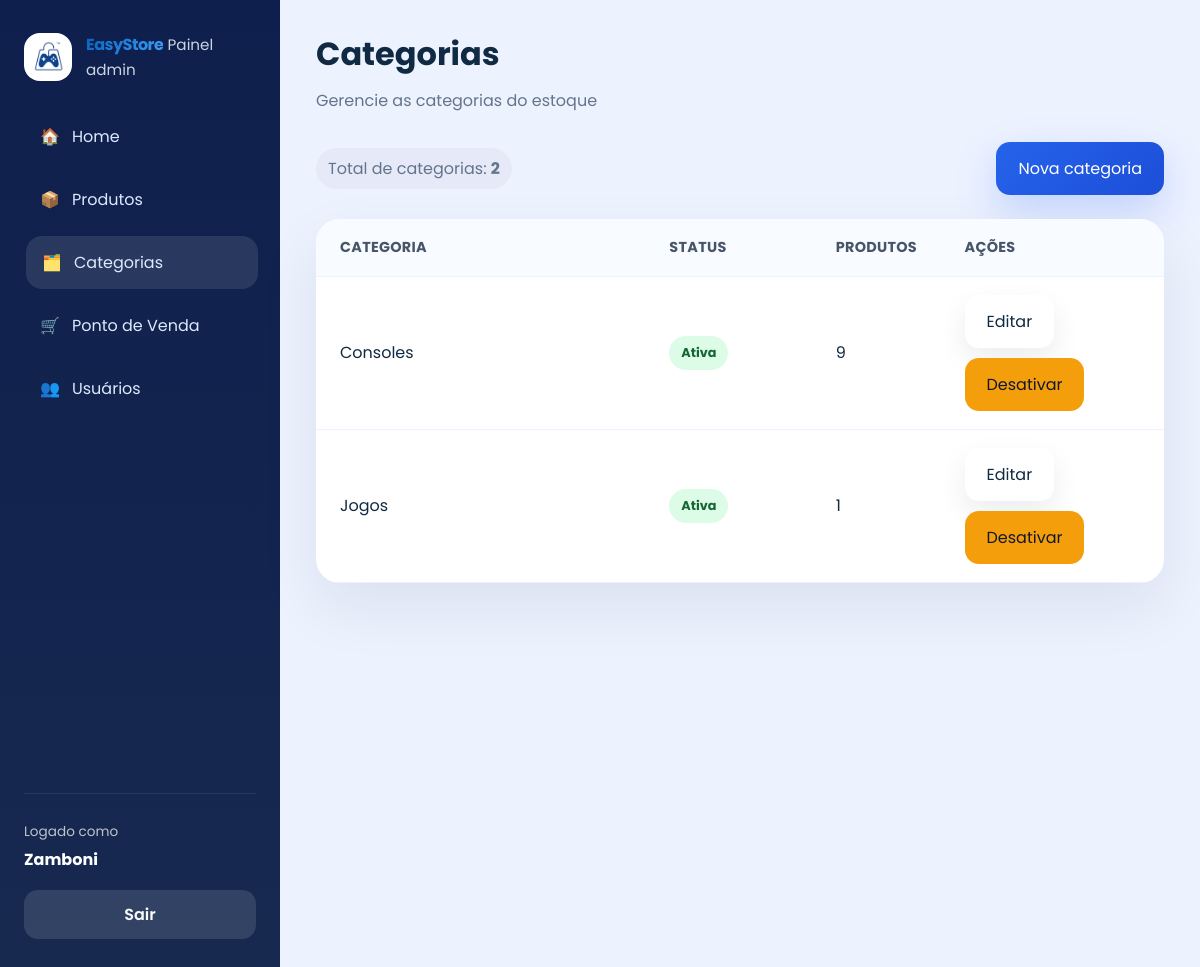
The page /categorias/ (signed in) on the database its author committed.
### app/models/categoria.py (models this page shows)
class Categoria(Base):
    __tablename__ = "categorias"
    id = Column(Integer, primary_key=True, autoincrement=True, index=True)
    nome = Column(String(167), nullable=False, unique=True)
    descricao = Column(String(255), nullable=True)
    ativo = Column(Boolean, default=True)
    produtos = relationship("Produto", back_populates="categoria", lazy="select")

### app/controllers/categoria_controller.py (the view)
@router.get("/")
def listar_categorias(
    request: Request,
    db: Session = Depends(get_db),
    admin = Depends(get_admin)
):
    categorias = db.query(Categoria).order_by(Categoria.nome).all()
    return templates.TemplateResponse(
        request,
        "admin/categorias.html",
        {
            "request":      request,
            "usuario":      admin,
            "categorias":   categorias,
            "page_title":   "Categorias",
            "page_subtitle":"Gerencie as categorias do estoque",
            "css_path":     "css/admin.css",
            "active":       "categorias",
        }
    )

### app/templates/admin/categorias.html
{% extends "admin/base.html" %}
{% block content %}
<div class="table-actions">
  <div class="detail-pill">Total de categorias: <strong>{{ categorias|length }}</strong></div>
  <a href="/categorias/nova" class="btn btn-primary">Nova categoria</a>
</div>
<div class="table-card">
  <div class="table-row header">
    <div>Categoria</div>
    <div>Status</div>
    <div>Produtos</div>
    <div>Ações</div>
  </div>
  {% for categoria in categorias %}
  <div class="table-row">
    <div>{{ categoria.nome }}</div>
    <div><span class="status-badge {% if categoria.ativo %}active{% else %}inactive{% endif %}">{{ 'Ativa' if categoria.ativo else 'Inativa' }}</span></div>
    <div>{{ categoria.produtos|length }}</div>
    <div class="actions">
      <a href="/categorias/{{ categoria.id }}/editar" class="btn btn-secondary">Editar</a>
      <form action="/categorias/{{ categoria.id }}/toggle-ativo" method="post"><button type="submit" class="btn btn-warning">{% if categoria.ativo %}Desativar{% else %}Ativar{% endif %}</button></form>
    </div>
  </div>
  {% endfor %}
</div>
{% endblock %}

### app/static/css/admin.css (style rules this page uses)
:root { --bg: #edf2ff; --surface: #ffffff; --surface-soft: #f8fafc; --text: #102a43; --muted: #64748b; --primary: #2563eb; --primary-dark: #1d4ed8; --success: #16a34a; --warning: #f59e0b; --danger: #dc2626; --radius: 24px; --shadow: 0 24px 60px rgba(15, 23, 42, 0.08); --transition: 0.25s ease; --color-dark: #0262bd; --color-primary: #3fa1fc; }
* { box-sizing: border-box; margin: 0; padding: 0; }
html, body { min-height: 100%; background: var(--bg); font-family: 'Poppins', sans-serif; color: var(--text); }
body { overflow-x: hidden; }
a { color: inherit; text-decoration: none; }
button { font: inherit; cursor: pointer; }
.btn { display: inline-flex; align-items: center; justify-content: center; padding: 14px 22px; border-radius: 14px; border: none; transition: transform var(--transition), box-shadow var(--transition); }
.btn-primary { background: linear-gradient(135deg, var(--primary), var(--primary-dark)); color: #fff; box-shadow: 0 16px 40px rgba(37, 99, 235, 0.22); }
.btn-secondary { background: var(--surface); color: var(--text); box-shadow: 0 12px 28px rgba(15, 23, 42, 0.08); }
.btn-warning { background: var(--warning); color: #0f172a; }
.card, .table-card, .form-card { background: var(--surface); border-radius: var(--radius); box-shadow: var(--shadow); }
.table-card { overflow: hidden; }
.table-row { display: grid; grid-template-columns: 2.5fr 1.2fr 0.9fr 1.4fr; gap: 16px; align-items: center; padding: 18px 24px; border-bottom: 1px solid #eef2ff; }
.table-row.header { background: #f8fbff; text-transform: uppercase; letter-spacing: 0.02em; color: #475569; font-size: 0.9rem; font-weight: 700; }
.actions { display: flex; flex-wrap: wrap; gap: 10px; }
.status-badge { display: inline-flex; padding: 8px 12px; border-radius: 999px; font-size: 0.8rem; font-weight: 700; }
.status-badge.active { background: #dcfce7; color: #166534; }
.page-actions, .table-actions { display: flex; justify-content: space-between; align-items: center; gap: 16px; flex-wrap: wrap; }
.detail-pill { color: var(--muted); }
.detail-pill { background: rgba(15, 23, 42, 0.03); padding: 8px 12px; border-radius: 999px; }

### rows shown on the page
Categoria: nome "Consoles", ativo "Ativa", produtos|length "9", shows "Desativar"
Categoria: nome "Jogos", ativo "Ativa", produtos|length "1", shows "Desativar"

### other values the page prints
{{ usuario.nome }} "Zamboni"
{{ page_title }} "Categorias"
{{ page_subtitle }} "Gerencie as categorias do estoque"
{{ categorias|length }} "2"
